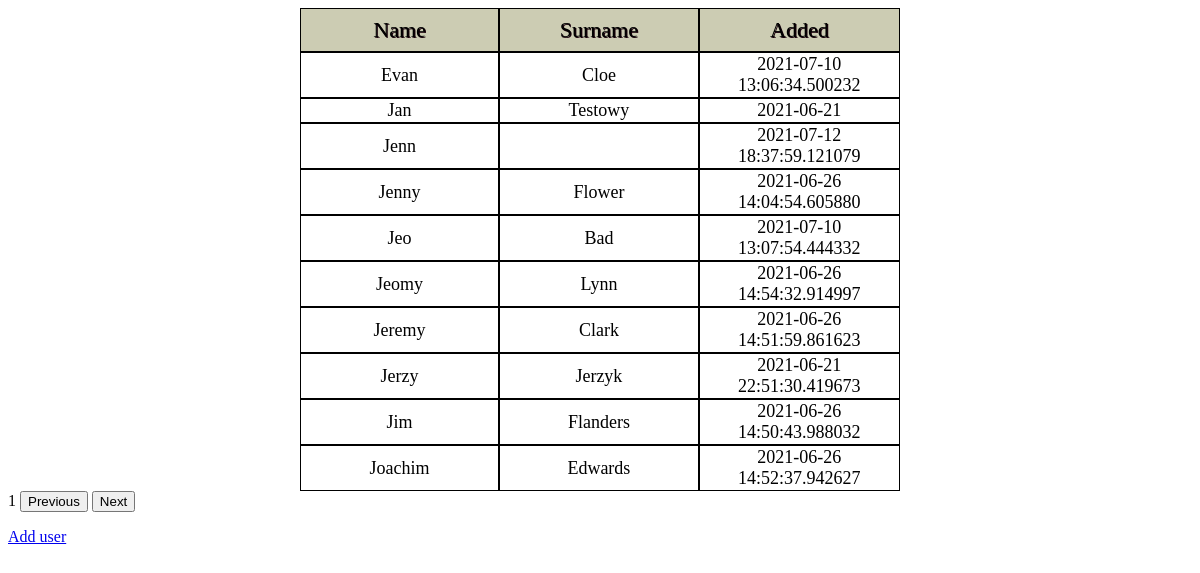
Page /page=1 on the committed database.
### tables this page shows
CREATE TABLE users (
  id INTEGER PRIMARY KEY AUTOINCREMENT,
  name TEXT UNIQUE NOT NULL,
  surname TEXT UNIQUE NOT NULL,
  data_dodania datetime NOT NULL
);

### main.py (the view)
@app.route('/page=<page>', methods=['GET', 'POST'])
def users_pages(page):
    users_per_page = 10
    start_at = int(page) * users_per_page
    db = get_db()
    kursor = db.execute('SELECT * FROM users ORDER BY name ASC LIMIT %s OFFSET %s;' % (users_per_page, start_at))
    print(page)
    print(users_per_page)
    print(start_at)
    users = kursor.fetchall()  # fetchall zwraca dane w formie listy
    return render_template('user.html', users=users, page=page)

### main.py (called while the page is built)
def get_db():
    if not g.get('db'):  # jezeli brak połączenia to je tworzymy
        conn = sqlite3.connect(app.config['DATABASE'])
        conn.row_factory = sqlite3.Row
        g.db = conn  # zapisujemy połączenie w kontekście aplikacji
    return g.db  # zwracamy połączenie z bazą

### templates/user.html (shortened to what this page needs)
<!DOCTYPE html>
<html lang="en">
<head>
    <link rel= "stylesheet" type= "text/css" href= "{{ url_for('static',filename='style.css') }}">
</head>
<body>
    <table class="user-table">
    <tr>
        <td class="first-row">Name</td>
        <td class="first-row">Surname</td>
        <td class="first-row">Added</td>
    </tr>
        {% for user in users %}
            <tr>
                 <td> {{user.name}}</td>
                <td>  {{user.surname}}</td>
                <td>{{user.data_dodania}}</td>
            </tr>
            {% endfor %}
        </table>
    {% if page %}
           {{ page}}
        {% endif %}
    <button onclick="window.location.href='{{ url_for( 'users') }}';">Previous</button>
    <button onclick="window.location.href='{{ url_for( 'users_pages', page=0) }}';">Next</button>
    <p><a href="{{url_for('index')}}">Add user</a></p>
</body>
</html>

### static/style.css (style rules this page uses)
td { border: 1px solid black; width: 200px; height: 20px; font-size: 18px; text-align: center; }
.user-table { width: 600px; display: block; margin-left: auto; margin-right: auto; border-spacing: 0px; }
.first-row { height: 40px; font: 22px solid black; text-shadow: 1px 1px #1a000d; background-color: #ccccb3; }

### rows in the picture
users: name "Evan", surname "Cloe", data_dodania "2021-07-10 13:06:34.500232"
users: name "Jan", surname "Testowy", data_dodania "2021-06-21"
users: name "Jenn", data_dodania "2021-07-12 18:37:59.121079"
users: name "Jenny", surname "Flower", data_dodania "2021-06-26 14:04:54.605880"
users: name "Jeo", surname "Bad", data_dodania "2021-07-10 13:07:54.444332"
users: name "Jeomy", surname "Lynn", data_dodania "2021-06-26 14:54:32.914997"
users: name "Jeremy", surname "Clark", data_dodania "2021-06-26 14:51:59.861623"
users: name "Jerzy", surname "Jerzyk", data_dodania "2021-06-21 22:51:30.419673"
users: name "Jim", surname "Flanders", data_dodania "2021-06-26 14:50:43.988032"
users: name "Joachim", surname "Edwards", data_dodania "2021-06-26 14:52:37.942627"

### other values in the picture
{{ page }} "1"
